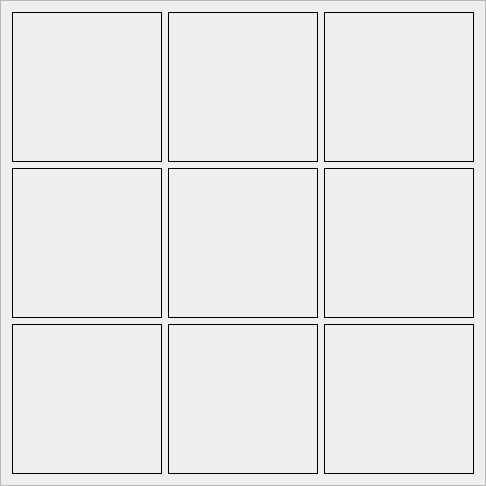
       <widget class="QFrame" name="preview">
        <property name="minimumSize">
         <size>
          <width>400</width>
          <height>0</height>
         </size>
        </property>
        <property name="frameShape">
         <enum>QFrame::StyledPanel</enum>
        </property>
        <property name="frameShadow">
         <enum>QFrame::Raised</enum>
        </property>
        <layout class="QVBoxLayout" name="verticalLayout_3">
         <item>
          <layout class="QHBoxLayout" name="horizontalLayout_2">
           <item>
            <widget class="QLabel" name="img_1">
             <property name="minimumSize">
              <size>
               <width>150</width>
               <height>150</height>
              </size>
             </property>
             <property name="maximumSize">
              <size>
               <width>150</width>
               <height>150</height>
              </size>
             </property>
             <property name="frameShape">
              <enum>QFrame::Box</enum>
             </property>
             <property name="text">
              <string/>
             </property>
             <property name="margin">
              <number>0</number>
             </property>
            </widget>
           </item>
           <item>
            <widget class="QLabel" name="img_2">
             <property name="minimumSize">
              <size>
               <width>150</width>
               <height>150</height>
              </size>
             </property>
             <property name="maximumSize">
              <size>
               <width>150</width>
               <height>150</height>
              </size>
             </property>
             <property name="frameShape">
              <enum>QFrame::Box</enum>
             </property>
             <property name="text">
              <string/>
             </property>
             <property name="margin">
              <number>0</number>
             </property>
            </widget>
           </item>
           <item>
            <widget class="QLabel" name="img_3">
             <property name="minimumSize">
              <size>
               <width>150</width>
               <height>150</height>
              </size>
             </property>
             <property name="maximumSize">
              <size>
               <width>150</width>
               <height>150</height>
              </size>
             </property>
             <property name="frameShape">
              <enum>QFrame::Box</enum>
             </property>
             <property name="text">
              <string/>
             </property>
             <property name="margin">
              <number>0</number>
             </property>
            </widget>
           </item>
          </layout>
         </item>
         <item>
          <layout class="QHBoxLayout" name="horizontalLayout_4">
           <item>
            <widget class="QLabel" name="img_4">
             <property name="minimumSize">
              <size>
               <width>150</width>
               <height>150</height>
              </size>
             </property>
             <property name="maximumSize">
              <size>
               <width>150</width>
               <height>150</height>
              </size>
             </property>
             <property name="frameShape">
              <enum>QFrame::Box</enum>
             </property>
             <property name="text">
              <string/>
             </property>
            </widget>
           </item>
           <item>
            <widget class="QLabel" name="img_5">
             <property name="minimumSize">
              <size>
               <width>150</width>
               <height>150</height>
              </size>
             </property>
             <property name="maximumSize">
              <size>
               <width>150</width>
               <height>150</height>
              </size>
             </property>
             <property name="frameShape">
              <enum>QFrame::Box</enum>
             </property>
             <property name="text">
              <string/>
             </property>
            </widget>
           </item>
           <item>
            <widget class="QLabel" name="img_6">
             <property name="minimumSize">
              <size>
               <width>150</width>
               <height>150</height>
              </size>
             </property>
             <property name="maximumSize">
              <size>
               <width>150</width>
               <height>150</height>
              </size>
             </property>
             <property name="frameShape">
              <enum>QFrame::Box</enum>
             </property>
             <property name="text">
              <string/>
             </property>
            </widget>
           </item>
          </layout>
         </item>
         <item>
          <layout class="QHBoxLayout" name="horizontalLayout_5">
           <item>
            <widget class="QLabel" name="img_7">
             <property name="minimumSize">
              <size>
               <width>150</width>
               <height>150</height>
              </size>
             </property>
             <property name="maximumSize">
              <size>
               <width>150</width>
               <height>150</height>
              </size>
             </property>
             <property name="frameShape">
              <enum>QFrame::Box</enum>
             </property>
             <property name="text">
              <string/>
             </property>
            </widget>
           </item>
           <item>
            <widget class="QLabel" name="img_8">
             <property name="minimumSize">
              <size>
               <width>150</width>
               <height>150</height>
              </size>
             </property>
             <property name="maximumSize">
              <size>
               <width>150</width>
               <height>150</height>
              </size>
             </property>
             <property name="frameShape">
              <enum>QFrame::Box</enum>
             </property>
             <property name="text">
              <string/>
             </property>
            </widget>
           </item>
           <item>
            <widget class="QLabel" name="img_9">
             <property name="minimumSize">
              <size>
               <width>150</width>
               <height>150</height>
              </size>
             </property>
             <property name="maximumSize">
              <size>
               <width>150</width>
               <height>150</height>
              </size>
             </property>
             <property name="frameShape">
              <enum>QFrame::Box</enum>
             </property>
             <property name="text">
              <string/>
             </property>
            </widget>
           </item>
          </layout>
         </item>
        </layout>
       </widget>
